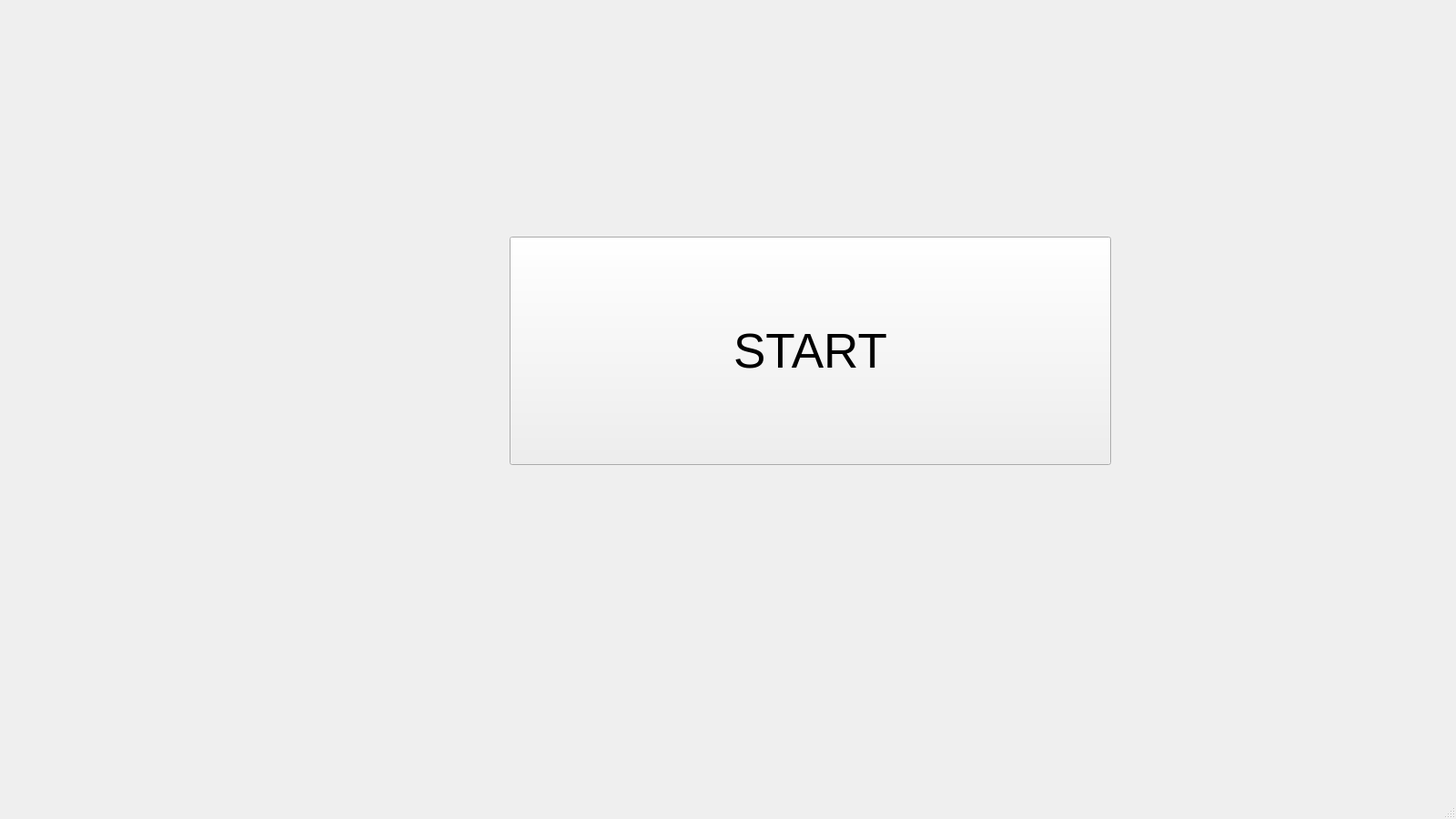
<?xml version="1.0" encoding="UTF-8"?>
<ui version="4.0">
 <class>MainWindow</class>
 <widget class="QMainWindow" name="MainWindow">
  <property name="geometry">
   <rect>
    <x>0</x>
    <y>0</y>
    <width>1600</width>
    <height>900</height>
   </rect>
  </property>
  <property name="windowTitle">
   <string>MainWindow</string>
  </property>
  <widget class="QWidget" name="centralwidget">
   <widget class="QPushButton" name="pushButton">
    <property name="geometry">
     <rect>
      <x>560</x>
      <y>260</y>
      <width>661</width>
      <height>251</height>
     </rect>
    </property>
    <property name="font">
     <font>
      <pointsize>40</pointsize>
     </font>
    </property>
    <property name="text">
     <string>START</string>
    </property>
   </widget>
  </widget>
  <widget class="QMenuBar" name="menubar">
   <property name="geometry">
    <rect>
     <x>0</x>
     <y>0</y>
     <width>1600</width>
     <height>21</height>
    </rect>
   </property>
  </widget>
  <widget class="QStatusBar" name="statusbar"/>
 </widget>
 <resources/>
 <connections/>
</ui>
